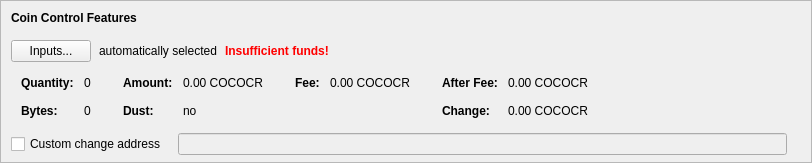
    <widget class="QFrame" name="frameCoinControl">
     <property name="sizePolicy">
      <sizepolicy hsizetype="Expanding" vsizetype="Expanding">
       <horstretch>0</horstretch>
       <verstretch>0</verstretch>
      </sizepolicy>
     </property>
     <property name="maximumSize">
      <size>
       <width>16777215</width>
       <height>16777215</height>
      </size>
     </property>
     <property name="frameShape">
      <enum>QFrame::StyledPanel</enum>
     </property>
     <property name="frameShadow">
      <enum>QFrame::Sunken</enum>
     </property>
     <layout class="QVBoxLayout" name="verticalLayoutCoinControl2">
      <property name="spacing">
       <number>0</number>
      </property>
      <property name="leftMargin">
       <number>0</number>
      </property>
      <property name="topMargin">
       <number>0</number>
      </property>
      <property name="rightMargin">
       <number>0</number>
      </property>
      <property name="bottomMargin">
       <number>6</number>
      </property>
      <item>
       <layout class="QVBoxLayout" name="verticalLayoutCoinControl" stretch="0,0,0,0,1">
        <property name="spacing">
         <number>0</number>
        </property>
        <property name="leftMargin">
         <number>10</number>
        </property>
        <property name="topMargin">
         <number>10</number>
        </property>
        <item>
         <layout class="QHBoxLayout" name="horizontalLayoutCoinControl1">
          <property name="bottomMargin">
           <number>15</number>
          </property>
          <item>
           <widget class="QLabel" name="labelCoinControlFeatures">
            <property name="sizePolicy">
             <sizepolicy hsizetype="Preferred" vsizetype="Maximum">
              <horstretch>0</horstretch>
              <verstretch>0</verstretch>
             </sizepolicy>
            </property>
            <property name="font">
             <font>
              <weight>75</weight>
              <bold>true</bold>
             </font>
            </property>
            <property name="styleSheet">
             <string notr="true">font-weight:bold;</string>
            </property>
            <property name="text">
             <string>Coin Control Features</string>
            </property>
           </widget>
          </item>
         </layout>
        </item>
        <item>
         <layout class="QHBoxLayout" name="horizontalLayoutCoinControl2" stretch="0,0,0,0">
          <property name="spacing">
           <number>8</number>
          </property>
          <property name="bottomMargin">
           <number>10</number>
          </property>
          <item>
           <widget class="QPushButton" name="pushButtonCoinControl">
            <property name="styleSheet">
             <string notr="true"/>
            </property>
            <property name="text">
             <string>Inputs...</string>
            </property>
            <property name="autoDefault">
             <bool>false</bool>
            </property>
           </widget>
          </item>
          <item>
           <widget class="QLabel" name="labelCoinControlAutomaticallySelected">
            <property name="text">
             <string>automatically selected</string>
            </property>
            <property name="margin">
             <number>5</number>
            </property>
           </widget>
          </item>
          <item>
           <widget class="QLabel" name="labelCoinControlInsuffFunds">
            <property name="font">
             <font>
              <weight>75</weight>
              <bold>true</bold>
             </font>
            </property>
            <property name="styleSheet">
             <string notr="true">color:red;font-weight:bold;</string>
            </property>
            <property name="text">
             <string>Insufficient funds!</string>
            </property>
            <property name="margin">
             <number>5</number>
            </property>
           </widget>
          </item>
          <item>
           <spacer name="horizontalSpacerCoinControl">
            <property name="orientation">
             <enum>Qt::Horizontal</enum>
            </property>
            <property name="sizeHint" stdset="0">
             <size>
              <width>40</width>
              <height>1</height>
             </size>
            </property>
           </spacer>
          </item>
         </layout>
        </item>
        <item>
         <widget class="QWidget" name="widgetCoinControl" native="true">
          <property name="sizePolicy">
           <sizepolicy hsizetype="Preferred" vsizetype="Preferred">
            <horstretch>0</horstretch>
            <verstretch>0</verstretch>
           </sizepolicy>
          </property>
          <property name="minimumSize">
           <size>
            <width>0</width>
            <height>0</height>
           </size>
          </property>
          <property name="styleSheet">
           <string notr="true"/>
          </property>
          <layout class="QHBoxLayout" name="horizontalLayoutCoinControl5">
           <property name="leftMargin">
            <number>0</number>
           </property>
           <property name="topMargin">
            <number>0</number>
           </property>
           <property name="rightMargin">
            <number>0</number>
           </property>
           <property name="bottomMargin">
            <number>0</number>
           </property>
           <item>
            <layout class="QHBoxLayout" name="horizontalLayoutCoinControl3" stretch="0,0,0,1">
             <property name="spacing">
              <number>20</number>
             </property>
             <property name="topMargin">
              <number>0</number>
             </property>
             <property name="bottomMargin">
              <number>10</number>
             </property>
             <item>
              <layout class="QFormLayout" name="formLayoutCoinControl1">
               <property name="horizontalSpacing">
                <number>10</number>
               </property>
               <property name="verticalSpacing">
                <number>14</number>
               </property>
               <property name="leftMargin">
                <number>10</number>
               </property>
               <property name="topMargin">
                <number>4</number>
               </property>
               <property name="rightMargin">
                <number>6</number>
               </property>
               <item row="0" column="0">
                <widget class="QLabel" name="labelCoinControlQuantityText">
                 <property name="font">
                  <font>
                   <weight>75</weight>
                   <bold>true</bold>
                  </font>
                 </property>
                 <property name="text">
                  <string>Quantity:</string>
                 </property>
                 <property name="margin">
                  <number>0</number>
                 </property>
                </widget>
               </item>
               <item row="0" column="1">
                <widget class="QLabel" name="labelCoinControlQuantity">
                 <property name="cursor">
                  <cursorShape>IBeamCursor</cursorShape>
                 </property>
                 <property name="contextMenuPolicy">
                  <enum>Qt::ActionsContextMenu</enum>
                 </property>
                 <property name="text">
                  <string notr="true">0</string>
                 </property>
                 <property name="margin">
                  <number>0</number>
                 </property>
                 <property name="textInteractionFlags">
                  <set>Qt::LinksAccessibleByMouse|Qt::TextSelectableByKeyboard|Qt::TextSelectableByMouse</set>
                 </property>
                </widget>
               </item>
               <item row="1" column="0">
                <widget class="QLabel" name="labelCoinControlBytesText">
                 <property name="font">
                  <font>
                   <weight>75</weight>
                   <bold>true</bold>
                  </font>
                 </property>
                 <property name="text">
                  <string>Bytes:</string>
                 </property>
                </widget>
               </item>
               <item row="1" column="1">
                <widget class="QLabel" name="labelCoinControlBytes">
                 <property name="cursor">
                  <cursorShape>IBeamCursor</cursorShape>
                 </property>
                 <property name="contextMenuPolicy">
                  <enum>Qt::ActionsContextMenu</enum>
                 </property>
                 <property name="text">
                  <string notr="true">0</string>
                 </property>
                 <property name="textInteractionFlags">
                  <set>Qt::LinksAccessibleByMouse|Qt::TextSelectableByKeyboard|Qt::TextSelectableByMouse</set>
                 </property>
                </widget>
               </item>
              </layout>
             </item>
             <item>
              <layout class="QFormLayout" name="formLayoutCoinControl2">
               <property name="horizontalSpacing">
                <number>10</number>
               </property>
               <property name="verticalSpacing">
                <number>14</number>
               </property>
               <property name="leftMargin">
                <number>6</number>
               </property>
               <property name="topMargin">
                <number>4</number>
               </property>
               <property name="rightMargin">
                <number>6</number>
               </property>
               <item row="0" column="0">
                <widget class="QLabel" name="labelCoinControlAmountText">
                 <property name="font">
                  <font>
                   <weight>75</weight>
                   <bold>true</bold>
                  </font>
                 </property>
                 <property name="text">
                  <string>Amount:</string>
                 </property>
                 <property name="margin">
                  <number>0</number>
                 </property>
                </widget>
               </item>
               <item row="0" column="1">
                <widget class="QLabel" name="labelCoinControlAmount">
                 <property name="cursor">
                  <cursorShape>IBeamCursor</cursorShape>
                 </property>
                 <property name="contextMenuPolicy">
                  <enum>Qt::ActionsContextMenu</enum>
                 </property>
                 <property name="text">
                  <string notr="true">0.00 COCOCR</string>
                 </property>
                 <property name="textInteractionFlags">
                  <set>Qt::LinksAccessibleByMouse|Qt::TextSelectableByKeyboard|Qt::TextSelectableByMouse</set>
                 </property>
                </widget>
               </item>
               <item row="1" column="0">
                <widget class="QLabel" name="labelCoinControlLowOutputText">
                 <property name="font">
                  <font>
                   <weight>75</weight>
                   <bold>true</bold>
                  </font>
                 </property>
                 <property name="text">
                  <string>Dust:</string>
                 </property>
                </widget>
               </item>
               <item row="1" column="1">
                <widget class="QLabel" name="labelCoinControlLowOutput">
                 <property name="cursor">
                  <cursorShape>IBeamCursor</cursorShape>
                 </property>
                 <property name="contextMenuPolicy">
                  <enum>Qt::ActionsContextMenu</enum>
                 </property>
                 <property name="text">
                  <string notr="true">no</string>
                 </property>
                 <property name="textInteractionFlags">
                  <set>Qt::LinksAccessibleByMouse|Qt::TextSelectableByKeyboard|Qt::TextSelectableByMouse</set>
                 </property>
                </widget>
               </item>
              </layout>
             </item>
             <item>
              <layout class="QFormLayout" name="formLayoutCoinControl3">
               <property name="horizontalSpacing">
                <number>10</number>
               </property>
               <property name="verticalSpacing">
                <number>14</number>
               </property>
               <property name="leftMargin">
                <number>6</number>
               </property>
               <property name="topMargin">
                <number>4</number>
               </property>
               <property name="rightMargin">
                <number>6</number>
               </property>
               <item row="0" column="0">
                <widget class="QLabel" name="labelCoinControlFeeText">
                 <property name="font">
                  <font>
                   <weight>75</weight>
                   <bold>true</bold>
                  </font>
                 </property>
                 <property name="text">
                  <string>Fee:</string>
                 </property>
                 <property name="margin">
                  <number>0</number>
                 </property>
                </widget>
               </item>
               <item row="0" column="1">
                <widget class="QLabel" name="labelCoinControlFee">
                 <property name="cursor">
                  <cursorShape>IBeamCursor</cursorShape>
                 </property>
                 <property name="contextMenuPolicy">
                  <enum>Qt::ActionsContextMenu</enum>
                 </property>
                 <property name="text">
                  <string notr="true">0.00 COCOCR</string>
                 </property>
                 <property name="textInteractionFlags">
                  <set>Qt::LinksAccessibleByMouse|Qt::TextSelectableByKeyboard|Qt::TextSelectableByMouse</set>
                 </property>
                </widget>
               </item>
              </layout>
             </item>
             <item>
              <layout class="QFormLayout" name="formLayoutCoinControl4">
               <property name="horizontalSpacing">
                <number>10</number>
               </property>
               <property name="verticalSpacing">
                <number>14</number>
               </property>
               <property name="leftMargin">
                <number>6</number>
               </property>
               <property name="topMargin">
                <number>4</number>
               </property>
               <property name="rightMargin">
                <number>6</number>
               </property>
               <item row="0" column="0">
                <widget class="QLabel" name="labelCoinControlAfterFeeText">
                 <property name="font">
                  <font>
                   <weight>75</weight>
                   <bold>true</bold>
                  </font>
                 </property>
                 <property name="text">
                  <string>After Fee:</string>
                 </property>
                 <property name="margin">
                  <number>0</number>
                 </property>
                </widget>
               </item>
               <item row="0" column="1">
                <widget class="QLabel" name="labelCoinControlAfterFee">
                 <property name="cursor">
                  <cursorShape>IBeamCursor</cursorShape>
                 </property>
                 <property name="contextMenuPolicy">
                  <enum>Qt::ActionsContextMenu</enum>
                 </property>
                 <property name="text">
                  <string notr="true">0.00 COCOCR</string>
                 </property>
                 <property name="textInteractionFlags">
                  <set>Qt::LinksAccessibleByMouse|Qt::TextSelectableByKeyboard|Qt::TextSelectableByMouse</set>
                 </property>
                </widget>
               </item>
               <item row="1" column="0">
                <widget class="QLabel" name="labelCoinControlChangeText">
                 <property name="font">
                  <font>
                   <weight>75</weight>
                   <bold>true</bold>
                  </font>
                 </property>
                 <property name="text">
                  <string>Change:</string>
                 </property>
                </widget>
               </item>
               <item row="1" column="1">
                <widget class="QLabel" name="labelCoinControlChange">
                 <property name="cursor">
                  <cursorShape>IBeamCursor</cursorShape>
                 </property>
                 <property name="contextMenuPolicy">
                  <enum>Qt::ActionsContextMenu</enum>
                 </property>
                 <property name="text">
                  <string notr="true">0.00 COCOCR</string>
                 </property>
                 <property name="textInteractionFlags">
                  <set>Qt::LinksAccessibleByMouse|Qt::TextSelectableByKeyboard|Qt::TextSelectableByMouse</set>
                 </property>
                </widget>
               </item>
              </layout>
             </item>
            </layout>
           </item>
          </layout>
         </widget>
        </item>
        <item>
         <layout class="QHBoxLayout" name="horizontalLayoutCoinControl4" stretch="0,0,0">
          <property name="spacing">
           <number>12</number>
          </property>
          <property name="sizeConstraint">
           <enum>QLayout::SetDefaultConstraint</enum>
          </property>
          <property name="topMargin">
           <number>5</number>
          </property>
          <property name="rightMargin">
           <number>5</number>
          </property>
          <item>
           <widget class="QCheckBox" name="checkBoxCoinControlChange">
            <property name="toolTip">
             <string>If this is activated, but the change address is empty or invalid, change will be sent to a newly generated address.</string>
            </property>
            <property name="text">
             <string>Custom change address</string>
            </property>
           </widget>
          </item>
          <item>
           <widget class="QValidatedLineEdit" name="lineEditCoinControlChange">
            <property name="enabled">
             <bool>false</bool>
            </property>
            <property name="sizePolicy">
             <sizepolicy hsizetype="Expanding" vsizetype="Fixed">
              <horstretch>0</horstretch>
              <verstretch>0</verstretch>
             </sizepolicy>
            </property>
           </widget>
          </item>
          <item>
           <widget class="QLabel" name="labelCoinControlChangeLabel">
            <property name="sizePolicy">
             <sizepolicy hsizetype="Preferred" vsizetype="Expanding">
              <horstretch>0</horstretch>
              <verstretch>0</verstretch>
             </sizepolicy>
            </property>
            <property name="minimumSize">
             <size>
              <width>0</width>
              <height>0</height>
             </size>
            </property>
            <property name="text">
             <string/>
            </property>
            <property name="margin">
             <number>3</number>
            </property>
           </widget>
          </item>
         </layout>
        </item>
        <item>
         <spacer name="verticalSpacerCoinControl">
          <property name="orientation">
           <enum>Qt::Vertical</enum>
          </property>
          <property name="sizeHint" stdset="0">
           <size>
            <width>800</width>
            <height>1</height>
           </size>
          </property>
         </spacer>
        </item>
       </layout>
      </item>
     </layout>
    </widget>
